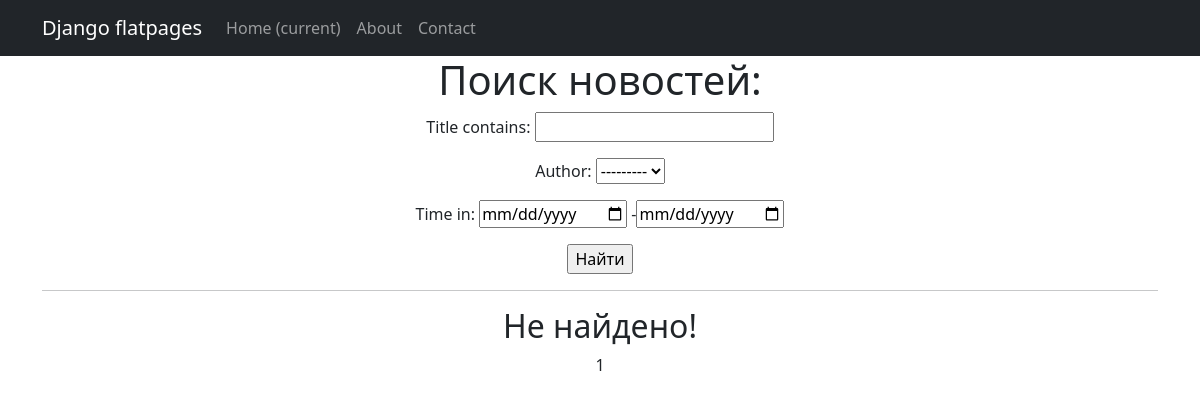
Before: /sign/posts/ with the older database file.
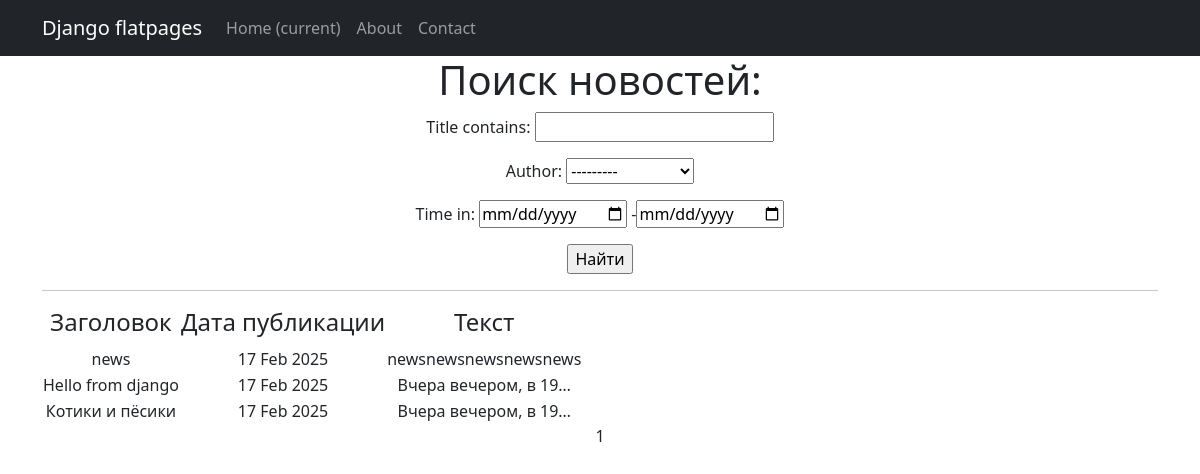
After: the same page with the newer database file.
### simpleapp/models.py (models this page shows, shortened)
class Posts(models.Model):
    news = 'N'
    article = 'A'
    options = [
        (news, 'Новости'),
        (article, 'Статья')
    ]
    author = models.ForeignKey(Author, on_delete=models.CASCADE)
    type_post = models.CharField(max_length=1, choices=options, default=news)
    time_in = models.DateTimeField(auto_now_add=True)
    category = models.ManyToManyField(Category, through='PostCategory')
    title = models.CharField(max_length=255)
    text = models.TextField()
    rating = models.IntegerField(default=0)

### simpleapp/views.py (the view)
# urls.py: path('posts/', NewsSearch.as_view(), name='news_search'),
class NewsSearch(ListView):
    model = Posts
    ordering = '-time_in'
    template_name = 'news_search.html'
    context_object_name = 'news_search'
    paginate_by = 10
    def get_queryset(self):
        queryset = super().get_queryset()
        self.filterset = PostFilter(self.request.GET, queryset)
        return self.filterset.qs
    def get_context_data(self, **kwargs):
        context = super().get_context_data(**kwargs)
        context['filterset'] = self.filterset
        return context

### simpleapp/models.py (called while the page is built)
    def __str__(self):
        return self.user.username

### simpleapp/templatetags/replace_filter.py (called while the page is built)
@register.filter()
def censor(value):
    for word in censor_list:
        value = value.replace(word[1:], '*' * len(word[1:]))
    return value

### templates/news_search.html (shortened to what this page needs)
{% extends 'flatpages/default.html' %}
{% load custom_tags %}
{% load custom_filter %}
{% load replace_filter %}
{% block content %}
   <h1>Поиск новостей:</h1>
    <form action="" method="get">
       {{ filterset.form.as_p }}
       <input type="submit" value="Найти" />
   </form>
   <hr>
   {% if news_search %}
       <table>
           <tr>
               <td><h4>Заголовок</h4></td>
               <td><h4>Дата публикации</h4></td>
               <td><h4>Текст</h4></td>
           </tr>
           {% for post in news_search %}
           <tr>
               <td>{{ post.title }}</td>
               <td>{{ post.time_in|date:'d M Y'}}</td>
               <td>{{ post.text|censor|truncatechars:20 }}</td>
           </tr>
           {% endfor %}
       </table>
   {% else %}
       <h2>Не найдено!</h2>
   {% endif %}
   {{ page_obj.number }}
{% endblock content %}

Changed rows visible on the page:
added Posts: title "news", time_in "17 Feb 2025", text|censor "newsnewsnewsnewsnews"
added Posts: title "Hello from django", time_in "17 Feb 2025", text|censor "Вчера вечером, в 19…"
added Posts: title "Котики и пёсики", time_in "17 Feb 2025", text|censor "Вчера вечером, в 19…"
Other visible differences:
text no longer shown: "Не найдено!"
text now shown: "Заголовок Дата публикации Текст"
